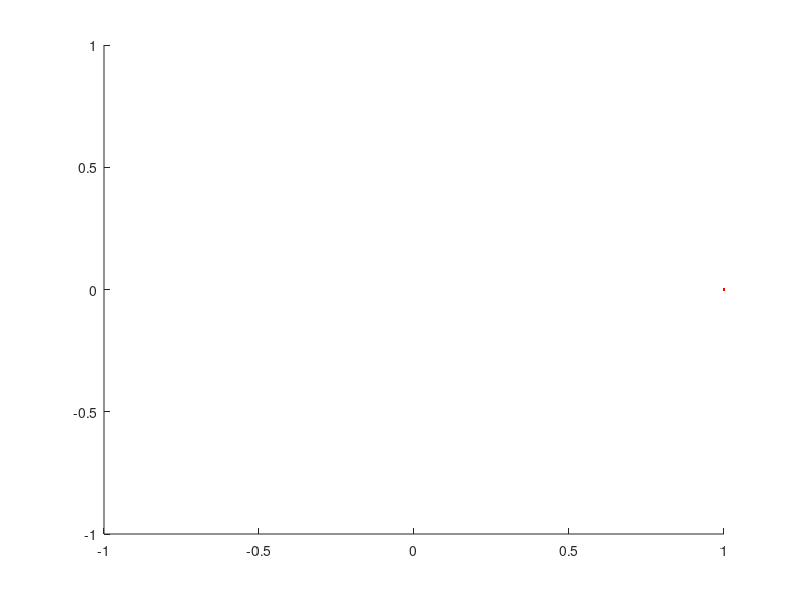

Source code (MATLAB): (Note: this script raises an error after producing the figure.)
function rksoustava

%demonstrace metody Runge-Kuta ctvrteho radu pro reseni soustavy dvou rovnic druheho radu

%problém dvou těles

T=20; % budeme integrovat 20 sekund
h=0.01; % pouzijeme krok h
%u=[x  dx   y  dy ]
u =[1  0 0 1 ];  % počáteční podmíky
%u =[1  -0.3 0 0.3 ];

axis([-1 1 -1 1]);
f=inline('[w(2),-w(1)*(w(1)^2 + w(3)^2)^(-3/2),w(4), -w(3)*(w(1)^2 + w(3)^2)^(-3/2)]','w'); % definice funkce f, plati ze u'=f(t,u)

pocetKroku=T/h; % celkovy pocet kroku

for i=0:pocetKroku
%   r=(u(1)^2+u(3)^2)^(1/2);
%   h=1e-1*r^2
   
   t=i/pocetKroku*T; % spocteme cas odpovidajici kroku
   pause(0.01);
   
   hold on;
   plot(u(1),u(3),'r.'); % zobrazime aktualni polohu
   hold off;
   
   % zacina vlastni krok runge-kuta
   k1 = f(u);
   k2 = f(u+h/2*k1);
   k3 = f(u+h/2*k2);
   k4 = f(u+h*k3);
   u=u+h/6*(k1+2*k2+2*k3+k4);
   
end

end
